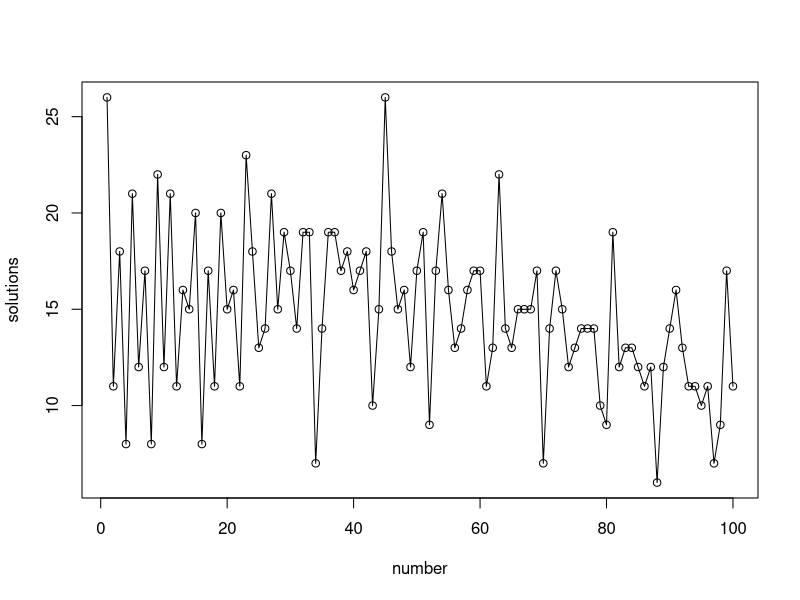

Recreate this plot in R.
#Write a function Find_expression, which should be able to print every possible 
#solution that makes the expression evaluate to a random integer from 1 to 100. 
#For example, Find_expression(50) should print lines include:
#5.1

Find_expression <- function(n){
  library(gtools)
  Insert             <-   c("+","-","")
  permutions_all     <-   permutations(3,8,Insert,repeats.allowed=TRUE)
  permutions_all2    <-   c()
  number             <-   length(permutions_all)/8        
  for(i in 1:number){
    permutions_all2[i]  <-   1
  }
  permutions_all3    <-   c()
 
  for(j in 1:number){
    for(k in 1:8){
      if(permutions_all[j,k]!=""){
        permutions_all2[j] = paste0(permutions_all2[j],permutions_all[j,k],k+1)
      }
      else{
        permutions_all2[j] = paste0(permutions_all2[j],k+1)
      }
    }
  }
  for(m in 1:number) {
    permutions_all3[m] = eval(parse(text=permutions_all2[m]))
  }
  t=0
  for(mm in 1:number){
    if(permutions_all3[mm] == n){
      print(paste(permutions_all2[mm],"=",n))
      t=t+1
    }
  }
  return(t)
}
Find_expression(50)
Find_expression(100)
#5.2
Total_solutions <- vector(length=100)
Find_solutions <- function(n){
  library(gtools)
  Insert             <-   c("+","-","")
  permutions_all     <-   permutations(3,8,Insert,repeats.allowed=TRUE)
  permutions_all2    <-   c()
  number             <-   length(permutions_all)/8        
  for(i in 1:number){
    permutions_all2[i]  <-   1
  }
  permutions_all3    <-   c()
  
  for(j in 1:number){
    for(k in 1:8){
      if(permutions_all[j,k]!=""){
        permutions_all2[j] = paste0(permutions_all2[j],permutions_all[j,k],k+1)
      }
      else{
        permutions_all2[j] = paste0(permutions_all2[j],k+1)
      }
    }
  }
  for(m in 1:number) {
    permutions_all3[m] = eval(parse(text=permutions_all2[m]))
  }
  t=0
  for(mm in 1:number){
    if(permutions_all3[mm] == n){
      t=t+1
    }
  }
  return(t)
}
for(i in 1:100){
  Total_solutions[i]=Find_solutions(i)
}
which.max(Total_solutions)
Total_solutions[which.max(Total_solutions)]
which.min(Total_solutions)
Total_solutions[which.min(Total_solutions)]
plot(seq(1,100,1),Total_solutions,type="o",xlab="number",ylab="solutions")

#good work
